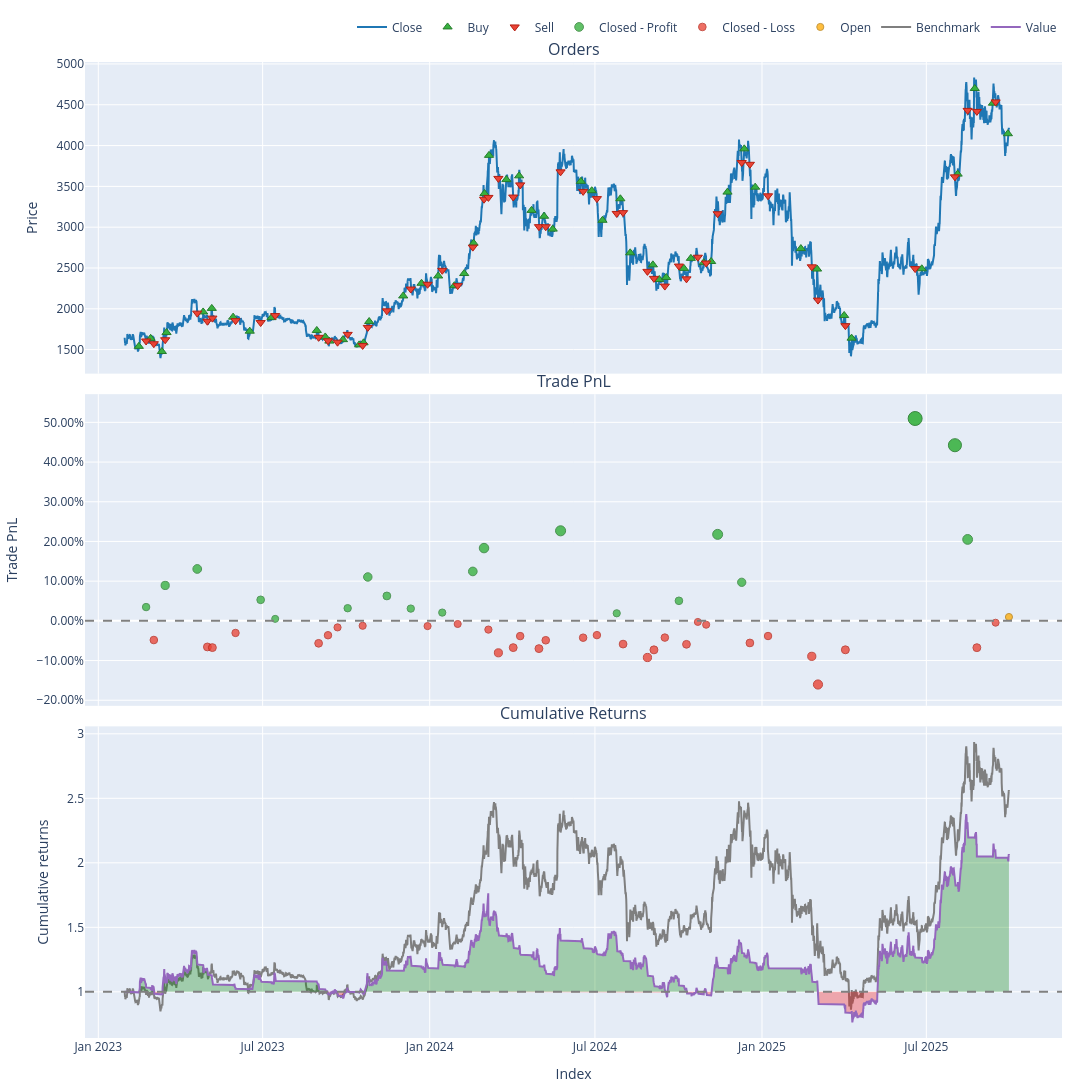

Write notebook code for a chart like this one.
### Code cell
pf[pf.wrapper.columns[1]].plot(width=1200, height=1900).show()
